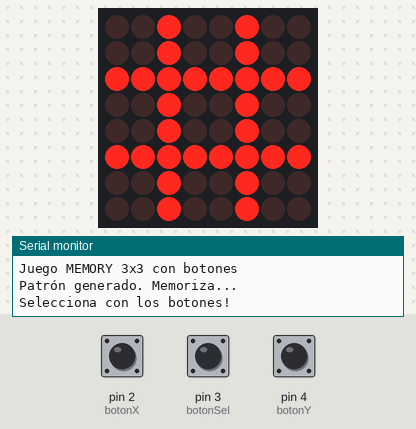
A sketch run on a simulated Arduino Uno, built with avr-gcc and run on an emulated ATmega328P. On the bench: 8×8 LED matrix, the last lines printed to the serial monitor. The test bench sets the inputs (shaded band); at power-on: pin 3 (botonSel) HIGH, pin 2 (botonX) HIGH, pin 4 (botonY) HIGH. Random numbers use the default seed unless the sketch sets one.

Above: at 3.77 s.
4.3 s: pin 3 (botonSel) pulled LOW for 0.15 s
At 7.1 s:
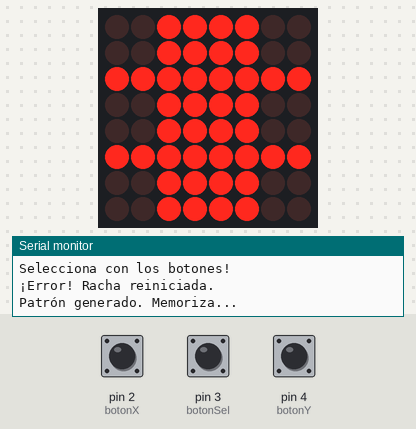
7.4 s: pin 2 (botonX) pulled LOW for 3.2 s
At 9.62 s:
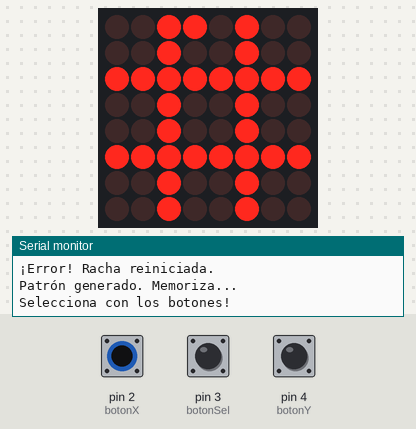
11.2 s: pin 4 (botonY) pulled LOW for 0.15 s
At 11.51 s:
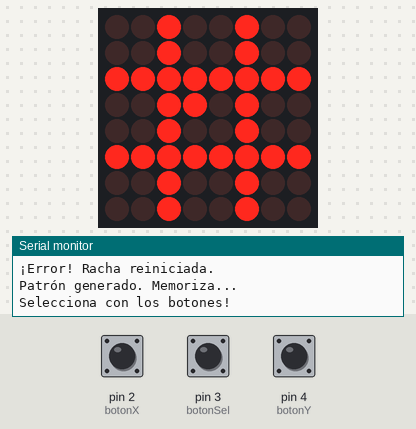
11.9 s: pin 3 (botonSel) pulled LOW for 1 s
At 13.1 s:
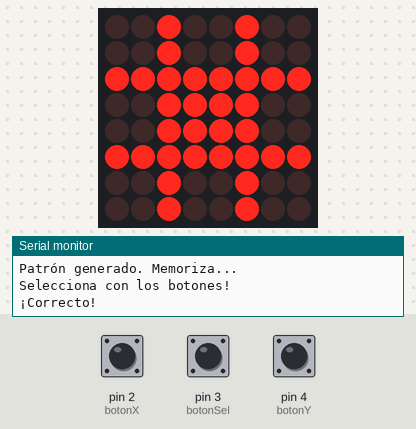
14.4 s: pin 2 (botonX) pulled LOW for 0.15 s
At 14.71 s:
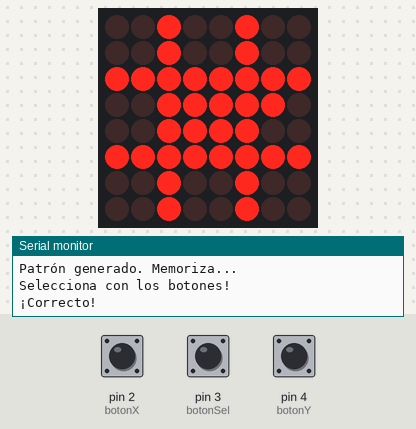
15.1 s: pin 4 (botonY) pulled LOW for 1 s
At 15.41 s:
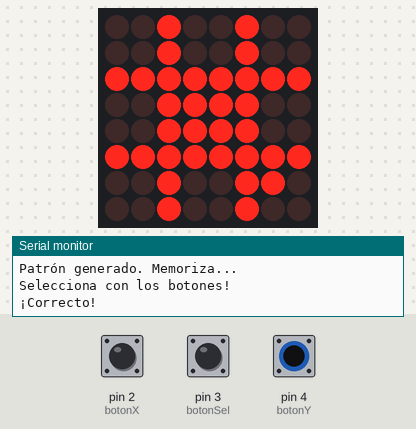
Timing chart, 0 to 17.7 s (numbered marks = the images above; inputs shaded):
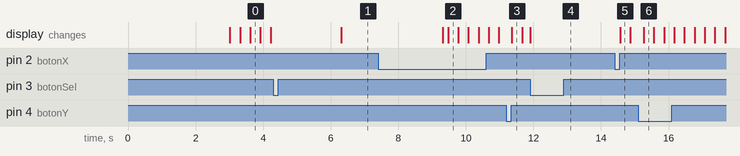

Measured:
- after the input at 14.4 s, the display: changes after 0.16 s (image 5)

The sketch:

memory_game_final_puntito_btn.ino
```cpp
#include <LedControl.h>

// Pines matriz 8x8 (MAX7219)
#define DIN 12
#define CS 10
#define CLK 11
LedControl lc = LedControl(DIN, CLK, CS, 1);

// Pines de botones
const int botonX = 2;  // mover en X
const int botonSel = 3; // seleccionar
const int botonY = 4;  // mover en Y

bool banderaX = false;
bool banderaSel = false;
bool banderaY = false;

// Juego
const int size = 3;
int currentPattern[size][size];
int user[size][size];
int streak = 0;

int cursorX = 0;
int cursorY = 0;

// Parpadeo del cursor
unsigned long lastBlink = 0;
bool cursorOn = true;

// Lista de patrones predefinidos
const int numPatterns = 25; // ahora 25 patrones
int patterns[numPatterns][size][size] = {
  // Patrones básicos
  { { 1, 0, 0 }, { 0, 1, 0 }, { 0, 0, 0 } },
  { { 0, 1, 0 }, { 1, 0, 1 }, { 0, 0, 0 } },
  { { 1, 1, 0 }, { 0, 1, 0 }, { 0, 0, 1 } },
  { { 0, 0, 1 }, { 1, 1, 0 }, { 0, 1, 0 } },
  { { 1, 0, 1 }, { 0, 1, 0 }, { 1, 0, 0 } },
  { { 0, 1, 0 }, { 1, 0, 0 }, { 0, 1, 1 } },
  // Cruces y diagonales
  { { 0, 1, 0 }, { 1, 1, 1 }, { 0, 1, 0 } },
  { { 1, 0, 1 }, { 0, 1, 0 }, { 1, 0, 1 } },
  { { 1, 0, 0 }, { 0, 1, 0 }, { 0, 0, 1 } },
  { { 0, 0, 1 }, { 0, 1, 0 }, { 1, 0, 0 } },
  // Líneas
  { { 1, 1, 1 }, { 0, 0, 0 }, { 0, 0, 0 } },
  { { 0, 0, 0 }, { 1, 1, 1 }, { 0, 0, 0 } },
  { { 0, 0, 0 }, { 0, 0, 0 }, { 1, 1, 1 } },
  { { 1, 0, 0 }, { 1, 0, 0 }, { 1, 0, 0 } },
  { { 0, 1, 0 }, { 0, 1, 0 }, { 0, 1, 0 } },
  { { 0, 0, 1 }, { 0, 0, 1 }, { 0, 0, 1 } },
  // Esquinas
  { { 1, 0, 1 }, { 0, 0, 0 }, { 1, 0, 1 } },
  { { 1, 1, 0 }, { 1, 0, 0 }, { 0, 0, 0 } },
  { { 0, 1, 1 }, { 0, 0, 1 }, { 0, 0, 0 } },
  { { 0, 0, 0 }, { 1, 0, 1 }, { 1, 1, 0 } },
  { { 0, 0, 0 }, { 0, 1, 1 }, { 0, 1, 1 } },
  // Aleatorios complejos
  { { 1, 0, 0 }, { 1, 1, 0 }, { 0, 1, 1 } },
  { { 0, 1, 0 }, { 1, 0, 1 }, { 1, 1, 0 } },
  { { 1, 0, 1 }, { 1, 1, 0 }, { 0, 1, 0 } },
  { { 0, 1, 1 }, { 1, 0, 0 }, { 1, 0, 1 } }
};


// Patrón “GANASTE”
// Patrón “GANASTE”
// Letras "GANASTE" en 8x8
byte letras[7][8] = {
  // G
  {
    B00111100,
    B01000010,
    B10000000,
    B10011110,
    B10000010,
    B10000010,
    B01000010,
    B00111100
  },
  // A
  {
    B00111000,
    B01000100,
    B10000010,
    B10000010,
    B11111110,
    B10000010,
    B10000010,
    B10000010
  },
  // N
  {
    B10000010,
    B11000010,
    B10100010,
    B10010010,
    B10001010,
    B10000110,
    B10000010,
    B10000010
  },
  // A
  {
    B00111000,
    B01000100,
    B10000010,
    B10000010,
    B11111110,
    B10000010,
    B10000010,
    B10000010
  },
  // S
  {
    B01111110,
    B10000000,
    B10000000,
    B01111100,
    B00000010,
    B00000010,
    B10000010,
    B01111100
  },
  // T
  {
    B11111110,
    B00010000,
    B00010000,
    B00010000,
    B00010000,
    B00010000,
    B00010000,
    B00010000
  },
  // E
  {
    B11111110,
    B10000000,
    B10000000,
    B11111100,
    B10000000,
    B10000000,
    B10000000,
    B11111110
  }
};


void setup() {
  pinMode(botonX, INPUT_PULLUP);
  pinMode(botonSel, INPUT_PULLUP);
  pinMode(botonY, INPUT_PULLUP);

  lc.shutdown(0, false);
  lc.setIntensity(0, 8);
  lc.clearDisplay(0);

  Serial.begin(9600);
  Serial.println("Juego MEMORY 3x3 con botones");

  randomSeed(analogRead(0));
  nuevaRonda();
}

void loop() {
  // Parpadeo cursor
  if (millis() - lastBlink > 300) {
    cursorOn = !cursorOn;
    lastBlink = millis();
    drawBoard();
  }

  // Leer botones
  int btnX = digitalRead(botonX);
  int btnSel = digitalRead(botonSel);
  int btnY = digitalRead(botonY);

  // Mover X
  if (banderaX && btnX == LOW) {
    cursorX = (cursorX + 1) % 3;
    drawBoard();
    delay(150);
  }

  // Seleccionar
  if (banderaSel && btnSel == LOW) {
    handleSelection();
    drawBoard();
    delay(150);
  }

  // Mover Y
  if (banderaY && btnY == LOW) {
    cursorY = (cursorY + 1) % 3;
    drawBoard();
    delay(150);
  }

  // Actualizar banderas
  banderaX = btnX;
  banderaSel = btnSel;
  banderaY = btnY;
}

// ===== FUNCIONES =====

void nuevaRonda() {
  limpiarMatrices();
  drawBoard();

  int idx = random(0, numPatterns);
  for (int f = 0; f < size; f++)
    for (int c = 0; c < size; c++)
      currentPattern[f][c] = patterns[idx][f][c];

  // Mostrar patrón por 3 segundos
  for (int f = 0; f < size; f++)
    for (int c = 0; c < size; c++)
      if (currentPattern[f][c] == 1) encenderCelda(f, c, true);

  Serial.println("Patrón generado. Memoriza...");
  delay(3000);

  // Apagar patrón
  for (int f = 0; f < size; f++)
    for (int c = 0; c < size; c++)
      if (currentPattern[f][c] == 1) encenderCelda(f, c, false);

  Serial.println("Selecciona con los botones!");
}

void handleSelection() {
  if (user[cursorY][cursorX] == 1) {
    Serial.println("Ya elegiste esa casilla.");
    return;
  }

  if (currentPattern[cursorY][cursorX] == 1) {
    user[cursorY][cursorX] = 1;
    Serial.println("¡Correcto!");
  } else {
    Serial.println("¡Error! Racha reiniciada.");
    streak = 0;
    delay(2000);
    nuevaRonda();
    return;
  }

  if (jugadaCompleta()) {
    streak++;
    Serial.print("¡Completaste el patrón! Racha: ");
    Serial.println(streak);

    if (streak == 3) {
      mostrarGanasteScroll();
      streak = 0;
    }
    delay(2000);
    nuevaRonda();
  }
}

void drawBoard() {
  lc.clearDisplay(0);
  drawGrid();

  // Dibujar jugadas confirmadas
  for (int f = 0; f < size; f++) {
    for (int c = 0; c < size; c++) {
      if (user[f][c] == 1) {
        encenderCelda(f, c, true); // bloque 2x2
      }
    }
  }

  // Dibujar cursor parpadeante
  if (cursorOn) {
    drawCursor(cursorX, cursorY);
  }
}

void drawGrid() {
  for (int i = 0; i < 8; i++) {
    lc.setLed(0, 2, i, true);
    lc.setLed(0, 5, i, true);
    lc.setLed(0, i, 2, true);
    lc.setLed(0, i, 5, true);
  }
}

void drawCursor(int col, int fila) {
  int x = col * 3;
  int y = fila * 3;
  lc.setLed(0, y, x, true); // puntito central
}

void encenderCelda(int fila, int col, bool estado) {
  int startRow = fila * 3;
  int startCol = col * 3;
  for (int r = 0; r < 2; r++)
    for (int c = 0; c < 2; c++)
      lc.setLed(0, startRow + r, startCol + c, estado);
}

bool jugadaCompleta() {
  for (int f = 0; f < size; f++)
    for (int c = 0; c < size; c++)
      if (currentPattern[f][c] == 1 && user[f][c] != 1)
        return false;
  return true;
}

void limpiarMatrices() {
  for (int f = 0; f < size; f++)
    for (int c = 0; c < size; c++) {
      user[f][c] = 0;
      currentPattern[f][c] = 0;
    }
}

void mostrarLetra(byte letra[8]) {
  lc.clearDisplay(0);
  for (int fila = 0; fila < 8; fila++) {
    for (int col = 0; col < 8; col++) {
      bool bit = bitRead(letra[fila], 7 - col);
      lc.setLed(0, fila, col, bit);
    }
  }
}
void mostrarGanasteScroll() {
  for (int i = 0; i < 7; i++) { // 7 letras
    mostrarLetra(letras[i]);
    delay(600); // tiempo de cada letra
  }
}
```
